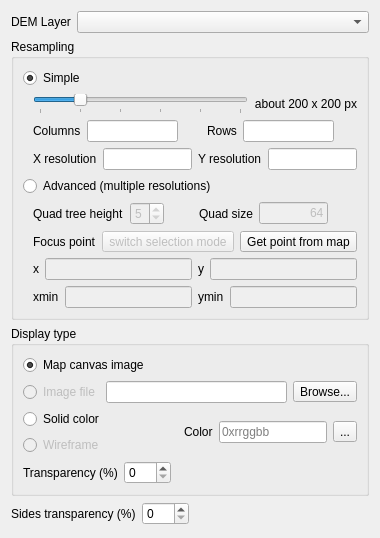
<?xml version="1.0" encoding="UTF-8"?>
<ui version="4.0">
 <class>DEMPropertiesWidget</class>
 <widget class="QWidget" name="DEMPropertiesWidget">
  <property name="geometry">
   <rect>
    <x>0</x>
    <y>0</y>
    <width>368</width>
    <height>538</height>
   </rect>
  </property>
  <property name="sizePolicy">
   <sizepolicy hsizetype="Preferred" vsizetype="Preferred">
    <horstretch>0</horstretch>
    <verstretch>0</verstretch>
   </sizepolicy>
  </property>
  <property name="windowTitle">
   <string>Form</string>
  </property>
  <layout class="QGridLayout" name="gridLayout">
   <item row="0" column="0">
    <layout class="QVBoxLayout" name="verticalLayout_9">
     <item>
      <layout class="QFormLayout" name="formLayout_DEMLayer">
       <item row="0" column="0">
        <widget class="QLabel" name="label_DEMLayer">
         <property name="text">
          <string>DEM Layer</string>
         </property>
        </widget>
       </item>
       <item row="0" column="1">
        <widget class="QComboBox" name="comboBox_DEMLayer">
         <property name="sizePolicy">
          <sizepolicy hsizetype="Expanding" vsizetype="Fixed">
           <horstretch>0</horstretch>
           <verstretch>0</verstretch>
          </sizepolicy>
         </property>
        </widget>
       </item>
      </layout>
     </item>
     <item>
      <widget class="QGroupBox" name="groupBox_Resampling">
       <property name="title">
        <string>Resampling</string>
       </property>
       <layout class="QGridLayout" name="gridLayout_2">
        <item row="1" column="0">
         <layout class="QVBoxLayout" name="verticalLayout_2">
          <property name="leftMargin">
           <number>10</number>
          </property>
          <item>
           <layout class="QHBoxLayout" name="horizontalLayout">
            <item>
             <widget class="QSlider" name="horizontalSlider_Resolution">
              <property name="enabled">
               <bool>true</bool>
              </property>
              <property name="minimum">
               <number>1</number>
              </property>
              <property name="maximum">
               <number>6</number>
              </property>
              <property name="singleStep">
               <number>1</number>
              </property>
              <property name="pageStep">
               <number>1</number>
              </property>
              <property name="value">
               <number>2</number>
              </property>
              <property name="orientation">
               <enum>Qt::Horizontal</enum>
              </property>
              <property name="tickPosition">
               <enum>QSlider::TicksBelow</enum>
              </property>
              <property name="tickInterval">
               <number>1</number>
              </property>
             </widget>
            </item>
            <item>
             <widget class="QLabel" name="label_Resolution">
              <property name="minimumSize">
               <size>
                <width>80</width>
                <height>0</height>
               </size>
              </property>
              <property name="text">
               <string>about 200 x 200 px</string>
              </property>
              <property name="alignment">
               <set>Qt::AlignRight|Qt::AlignTrailing|Qt::AlignVCenter</set>
              </property>
             </widget>
            </item>
           </layout>
          </item>
          <item>
           <layout class="QHBoxLayout" name="horizontalLayout_3">
            <item>
             <widget class="QLabel" name="label_4">
              <property name="text">
               <string>Columns</string>
              </property>
             </widget>
            </item>
            <item>
             <widget class="QLineEdit" name="lineEdit_Width">
              <property name="enabled">
               <bool>true</bool>
              </property>
              <property name="readOnly">
               <bool>true</bool>
              </property>
             </widget>
            </item>
            <item>
             <spacer name="horizontalSpacer_3">
              <property name="orientation">
               <enum>Qt::Horizontal</enum>
              </property>
              <property name="sizeHint" stdset="0">
               <size>
                <width>40</width>
                <height>20</height>
               </size>
              </property>
             </spacer>
            </item>
            <item>
             <widget class="QLabel" name="label_5">
              <property name="text">
               <string>Rows</string>
              </property>
             </widget>
            </item>
            <item>
             <widget class="QLineEdit" name="lineEdit_Height">
              <property name="enabled">
               <bool>true</bool>
              </property>
              <property name="readOnly">
               <bool>true</bool>
              </property>
             </widget>
            </item>
            <item>
             <spacer name="horizontalSpacer_4">
              <property name="orientation">
               <enum>Qt::Horizontal</enum>
              </property>
              <property name="sizeHint" stdset="0">
               <size>
                <width>40</width>
                <height>20</height>
               </size>
              </property>
             </spacer>
            </item>
           </layout>
          </item>
          <item>
           <layout class="QHBoxLayout" name="horizontalLayout_4">
            <item>
             <widget class="QLabel" name="label_8">
              <property name="text">
               <string>X resolution</string>
              </property>
             </widget>
            </item>
            <item>
             <widget class="QLineEdit" name="lineEdit_HRes">
              <property name="enabled">
               <bool>true</bool>
              </property>
              <property name="sizePolicy">
               <sizepolicy hsizetype="Expanding" vsizetype="Fixed">
                <horstretch>0</horstretch>
                <verstretch>0</verstretch>
               </sizepolicy>
              </property>
              <property name="readOnly">
               <bool>true</bool>
              </property>
             </widget>
            </item>
            <item>
             <widget class="QLabel" name="label_9">
              <property name="text">
               <string>Y resolution</string>
              </property>
             </widget>
            </item>
            <item>
             <widget class="QLineEdit" name="lineEdit_VRes">
              <property name="enabled">
               <bool>true</bool>
              </property>
              <property name="readOnly">
               <bool>true</bool>
              </property>
             </widget>
            </item>
           </layout>
          </item>
         </layout>
        </item>
        <item row="2" column="0">
         <widget class="QRadioButton" name="radioButton_Advanced">
          <property name="text">
           <string>Advanced (multiple resolutions)</string>
          </property>
         </widget>
        </item>
        <item row="0" column="0">
         <widget class="QRadioButton" name="radioButton_Simple">
          <property name="text">
           <string>Simple</string>
          </property>
          <property name="checked">
           <bool>true</bool>
          </property>
         </widget>
        </item>
        <item row="3" column="0">
         <layout class="QVBoxLayout" name="verticalLayout_Advanced">
          <property name="leftMargin">
           <number>10</number>
          </property>
          <item>
           <layout class="QHBoxLayout" name="horizontalLayout_5">
            <item>
             <widget class="QLabel" name="label_11">
              <property name="text">
               <string>Quad tree height</string>
              </property>
             </widget>
            </item>
            <item>
             <widget class="QSpinBox" name="spinBox_Height">
              <property name="enabled">
               <bool>false</bool>
              </property>
              <property name="minimum">
               <number>1</number>
              </property>
              <property name="maximum">
               <number>8</number>
              </property>
              <property name="value">
               <number>5</number>
              </property>
             </widget>
            </item>
            <item>
             <spacer name="horizontalSpacer_2">
              <property name="orientation">
               <enum>Qt::Horizontal</enum>
              </property>
              <property name="sizeHint" stdset="0">
               <size>
                <width>40</width>
                <height>20</height>
               </size>
              </property>
             </spacer>
            </item>
            <item>
             <widget class="QLabel" name="label_10">
              <property name="text">
               <string>Quad size</string>
              </property>
             </widget>
            </item>
            <item>
             <widget class="QLineEdit" name="lineEdit">
              <property name="enabled">
               <bool>false</bool>
              </property>
              <property name="sizePolicy">
               <sizepolicy hsizetype="Preferred" vsizetype="Fixed">
                <horstretch>0</horstretch>
                <verstretch>0</verstretch>
               </sizepolicy>
              </property>
              <property name="maximumSize">
               <size>
                <width>80</width>
                <height>16777215</height>
               </size>
              </property>
              <property name="text">
               <string>64</string>
              </property>
              <property name="alignment">
               <set>Qt::AlignRight|Qt::AlignTrailing|Qt::AlignVCenter</set>
              </property>
             </widget>
            </item>
            <item>
             <spacer name="horizontalSpacer">
              <property name="orientation">
               <enum>Qt::Horizontal</enum>
              </property>
              <property name="sizeHint" stdset="0">
               <size>
                <width>40</width>
                <height>20</height>
               </size>
              </property>
             </spacer>
            </item>
           </layout>
          </item>
          <item>
           <layout class="QHBoxLayout" name="horizontalLayout_8">
            <item>
             <widget class="QLabel" name="label_Focus">
              <property name="text">
               <string>Focus point</string>
              </property>
             </widget>
            </item>
            <item>
             <widget class="QToolButton" name="toolButton_switchFocusMode">
              <property name="enabled">
               <bool>false</bool>
              </property>
              <property name="text">
               <string>switch selection mode</string>
              </property>
             </widget>
            </item>
            <item>
             <widget class="QToolButton" name="toolButton_PointTool">
              <property name="text">
               <string>Get point from map</string>
              </property>
             </widget>
            </item>
           </layout>
          </item>
          <item>
           <layout class="QHBoxLayout" name="horizontalLayout_6">
            <item>
             <widget class="QLabel" name="label_xmax">
              <property name="text">
               <string>x</string>
              </property>
             </widget>
            </item>
            <item>
             <widget class="QLineEdit" name="lineEdit_xmax">
              <property name="enabled">
               <bool>false</bool>
              </property>
              <property name="inputMethodHints">
               <set>Qt::ImhDigitsOnly</set>
              </property>
              <property name="readOnly">
               <bool>true</bool>
              </property>
             </widget>
            </item>
            <item>
             <widget class="QLabel" name="label_ymax">
              <property name="text">
               <string>y</string>
              </property>
             </widget>
            </item>
            <item>
             <widget class="QLineEdit" name="lineEdit_ymax">
              <property name="enabled">
               <bool>false</bool>
              </property>
              <property name="inputMethodHints">
               <set>Qt::ImhDigitsOnly</set>
              </property>
              <property name="readOnly">
               <bool>true</bool>
              </property>
             </widget>
            </item>
           </layout>
          </item>
          <item>
           <layout class="QHBoxLayout" name="horizontalLayout_9">
            <item>
             <widget class="QLabel" name="label_xmin">
              <property name="enabled">
               <bool>true</bool>
              </property>
              <property name="text">
               <string>xmin</string>
              </property>
             </widget>
            </item>
            <item>
             <widget class="QLineEdit" name="lineEdit_xmin">
              <property name="enabled">
               <bool>false</bool>
              </property>
              <property name="inputMethodHints">
               <set>Qt::ImhDigitsOnly</set>
              </property>
              <property name="readOnly">
               <bool>true</bool>
              </property>
             </widget>
            </item>
            <item>
             <widget class="QLabel" name="label_ymin">
              <property name="text">
               <string>ymin</string>
              </property>
             </widget>
            </item>
            <item>
             <widget class="QLineEdit" name="lineEdit_ymin">
              <property name="enabled">
               <bool>false</bool>
              </property>
              <property name="inputMethodHints">
               <set>Qt::ImhDigitsOnly</set>
              </property>
              <property name="readOnly">
               <bool>true</bool>
              </property>
             </widget>
            </item>
           </layout>
          </item>
         </layout>
        </item>
       </layout>
      </widget>
     </item>
     <item>
      <widget class="QGroupBox" name="groupBox_DisplayType">
       <property name="title">
        <string>Display type</string>
       </property>
       <layout class="QGridLayout" name="gridLayout_3">
        <item row="0" column="0">
         <layout class="QVBoxLayout" name="verticalLayout">
          <item>
           <widget class="QRadioButton" name="radioButton_MapCanvas">
            <property name="text">
             <string>Map canvas image</string>
            </property>
            <property name="checked">
             <bool>true</bool>
            </property>
           </widget>
          </item>
          <item>
           <layout class="QHBoxLayout" name="horizontalLayout_2">
            <item>
             <widget class="QRadioButton" name="radioButton_ImageFile">
              <property name="enabled">
               <bool>false</bool>
              </property>
              <property name="text">
               <string>Image file</string>
              </property>
             </widget>
            </item>
            <item>
             <widget class="QLineEdit" name="lineEdit_ImageFile"/>
            </item>
            <item>
             <widget class="QToolButton" name="toolButton_ImageFile">
              <property name="text">
               <string>Browse...</string>
              </property>
             </widget>
            </item>
           </layout>
          </item>
          <item>
           <layout class="QHBoxLayout" name="horizontalLayout_7">
            <item>
             <layout class="QVBoxLayout" name="verticalLayout_3">
              <item>
               <widget class="QRadioButton" name="radioButton_SolidColor">
                <property name="text">
                 <string>Solid color</string>
                </property>
               </widget>
              </item>
              <item>
               <widget class="QRadioButton" name="radioButton_Wireframe">
                <property name="enabled">
                 <bool>false</bool>
                </property>
                <property name="text">
                 <string>Wireframe</string>
                </property>
               </widget>
              </item>
             </layout>
            </item>
            <item>
             <spacer name="horizontalSpacer_7">
              <property name="orientation">
               <enum>Qt::Horizontal</enum>
              </property>
              <property name="sizeHint" stdset="0">
               <size>
                <width>40</width>
                <height>20</height>
               </size>
              </property>
             </spacer>
            </item>
            <item>
             <widget class="QLabel" name="label">
              <property name="text">
               <string>Color</string>
              </property>
             </widget>
            </item>
            <item>
             <widget class="QLineEdit" name="lineEdit_Color">
              <property name="placeholderText">
               <string>0xrrggbb</string>
              </property>
             </widget>
            </item>
            <item>
             <widget class="QToolButton" name="toolButton_Color">
              <property name="text">
               <string>...</string>
              </property>
             </widget>
            </item>
           </layout>
          </item>
         </layout>
        </item>
        <item row="1" column="0">
         <layout class="QHBoxLayout" name="horizontalLayout_10">
          <item>
           <widget class="QLabel" name="label_17">
            <property name="text">
             <string>Transparency (%)</string>
            </property>
           </widget>
          </item>
          <item>
           <widget class="QSpinBox" name="spinBox_demtransp">
            <property name="enabled">
             <bool>true</bool>
            </property>
            <property name="sizePolicy">
             <sizepolicy hsizetype="Preferred" vsizetype="Fixed">
              <horstretch>0</horstretch>
              <verstretch>0</verstretch>
             </sizepolicy>
            </property>
            <property name="prefix">
             <string extracomment="%"/>
            </property>
            <property name="minimum">
             <number>0</number>
            </property>
            <property name="maximum">
             <number>100</number>
            </property>
            <property name="singleStep">
             <number>10</number>
            </property>
            <property name="value">
             <number>0</number>
            </property>
           </widget>
          </item>
          <item>
           <spacer name="horizontalSpacer_5">
            <property name="orientation">
             <enum>Qt::Horizontal</enum>
            </property>
            <property name="sizeHint" stdset="0">
             <size>
              <width>40</width>
              <height>20</height>
             </size>
            </property>
           </spacer>
          </item>
         </layout>
        </item>
       </layout>
      </widget>
     </item>
     <item>
      <layout class="QHBoxLayout" name="horizontalLayout_18">
       <item>
        <widget class="QLabel" name="label_16">
         <property name="text">
          <string>Sides transparency (%)</string>
         </property>
        </widget>
       </item>
       <item>
        <widget class="QSpinBox" name="spinBox_sidetransp">
         <property name="enabled">
          <bool>true</bool>
         </property>
         <property name="sizePolicy">
          <sizepolicy hsizetype="Preferred" vsizetype="Fixed">
           <horstretch>0</horstretch>
           <verstretch>0</verstretch>
          </sizepolicy>
         </property>
         <property name="prefix">
          <string extracomment="%"/>
         </property>
         <property name="minimum">
          <number>0</number>
         </property>
         <property name="maximum">
          <number>100</number>
         </property>
         <property name="singleStep">
          <number>10</number>
         </property>
         <property name="value">
          <number>0</number>
         </property>
        </widget>
       </item>
       <item>
        <spacer name="horizontalSpacer_6">
         <property name="orientation">
          <enum>Qt::Horizontal</enum>
         </property>
         <property name="sizeHint" stdset="0">
          <size>
           <width>40</width>
           <height>20</height>
          </size>
         </property>
        </spacer>
       </item>
      </layout>
     </item>
     <item>
      <spacer name="verticalSpacer_3">
       <property name="orientation">
        <enum>Qt::Vertical</enum>
       </property>
       <property name="sizeHint" stdset="0">
        <size>
         <width>20</width>
         <height>40</height>
        </size>
       </property>
      </spacer>
     </item>
    </layout>
   </item>
  </layout>
 </widget>
 <resources/>
 <connections/>
</ui>
